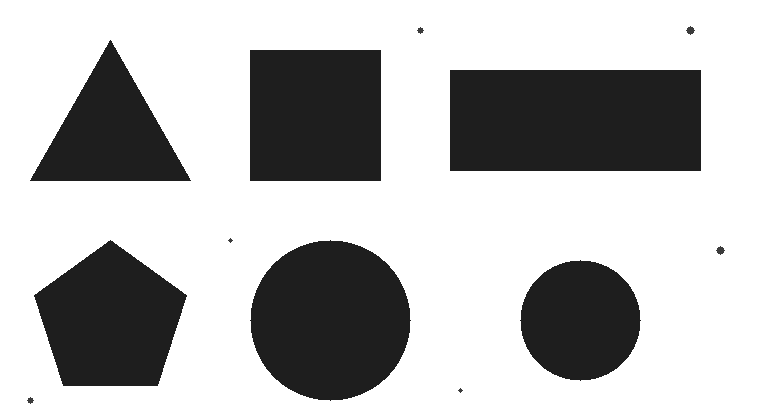
#> input picture draft/collaboration/claude_26_30/recording_candidates/29/shapes_dust_synthetic.png, 760 x 420 px
$ python p6_features.py
#> lines starting #> are read from the running program, lines starting #| are printed output that depends on the picture; after the words box and inside, x2 and y2 are one past the last pixel; in counts of white or black regions, pixels touching at a corner belong together; long printed decimals are rounded
### draft/collaboration/claude_26_30/recording_candidates/29/core.py
# -*- coding: utf-8 -*-
"""第 29 讲 轮廓特征：录屏程序与无界面核对共用的核心代码（写法与正式脚本一致）。
注意：本课的“中心”是外接框中心 (x + w // 2, y + h // 2)，不是 cv2.moments 求的质心。"""
import cv2
import numpy as np

MIN_AREA = 500


def load(path):
#> called with path = 'shapes_dust_synthetic.png'
    img = cv2.imread(path)
#> img is the input picture: shape (420, 760, 3); min 30, max 255, mean 183.9
    if img is None:
        raise SystemExit(f"读不到图片：{path}（检查文件名和路径）")
    return img


def contours_of_shapes(img):
    """承接第 28 讲：灰度 → INV+OTSU → EXTERNAL"""
    gray = cv2.cvtColor(img, cv2.COLOR_BGR2GRAY)
    _, binary = cv2.threshold(gray, 0, 255, cv2.THRESH_BINARY_INV + cv2.THRESH_OTSU)
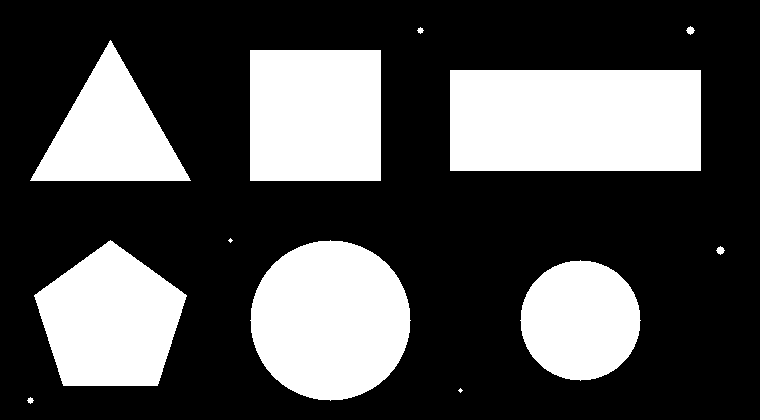
#> binary: shape (420, 760); 31.6% white; 12 white regions (2 under 20 px)
    contours, _ = cv2.findContours(binary, cv2.RETR_EXTERNAL, cv2.CHAIN_APPROX_SIMPLE)
#> contours = 12 contours, 2 with area under 20; largest, box (x1, y1, x2, y2) and area: (450, 70, 701, 171) 25000, (250, 240, 411, 401) 19854, (250, 50, 381, 181) 16900, (34, 240, 187, 386) 15250, (30, 40, 191, 181) 11200
    return contours


# [7 lines left out: function red_mask, not called in this run]

### draft/collaboration/claude_26_30/recording_candidates/29/p6_features.py
# -*- coding: utf-8 -*-
# 第 29 讲 P6 录屏：打印面积、周长 → 面积 < 500 跳过 → boundingRect 画绿框 → 外接框中心画红点
# 预期：打印里有几个面积只有十几、几十的（灰尘噪点），画框时被跳过
# 用法：python p6_features.py [--input 带灰尘的形状图.png]
import argparse
import cv2
from core import load, contours_of_shapes

ap = argparse.ArgumentParser()
ap.add_argument("--input", default="shapes_dust_synthetic.png")
args = ap.parse_args()

img = load(args.input)
contours = contours_of_shapes(img)
out = img.copy()
for c in contours:
    area = cv2.contourArea(c); peri = cv2.arcLength(c, True)
    print(area, peri)
    if area < 500: continue
    x, y, w, h = cv2.boundingRect(c)
    cv2.rectangle(out, (x, y), (x + w, y + h), (0, 255, 0), 2)
    cx, cy = x + w // 2, y + h // 2
    cv2.circle(out, (cx, cy), 5, (0, 0, 255), -1)
#> this loop made 12 passes
#> (area, peri) on passes 1, 4, 11, 12: (20, 19.31), (38, 24.97), (20, 19.31), (38, 24.97)
#> (area, peri, x, y, w, h, cx, cy) on passes 3, 5, 6, 10: (11120, 395.6, 520, 260, 121, 121, 580, 320), (19854, 529.9, 250, 240, 161, 161, 330, 320), (15250, 495.6, 34, 240, 153, 146, 110, 313), (11200, 506.3, 30, 40, 161, 141, 110, 110)
#| 20.0 19.314
#| 8.0 11.314
#| 11120.0 395.647
#| 38.0 24.971
#| 19854.0 529.872
#| 15250.0 495.588
#| 8.0 11.314
#| 25000.0 700.0
#> (further printed lines are left out)
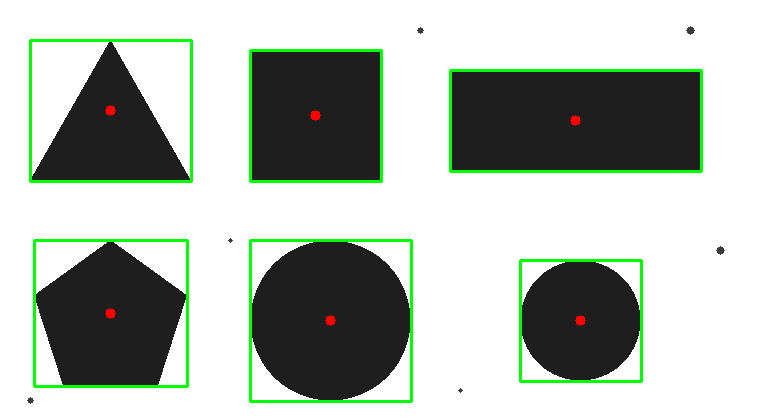
#> out: shape (420, 760, 3); 3.49% of pixels changed, all inside (x1, y1, x2, y2) = (29, 39, 703, 403)
cv2.imshow("out", out)
cv2.waitKey(0)
cv2.destroyAllWindows()
